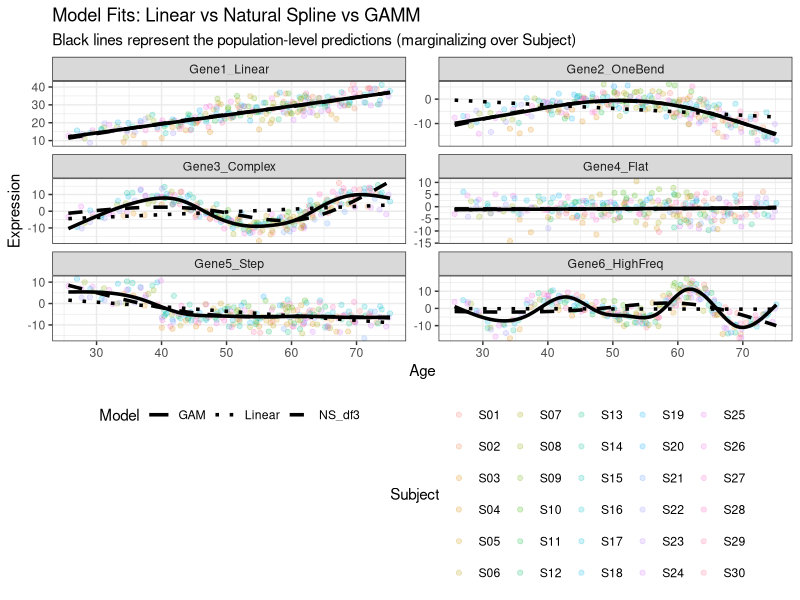
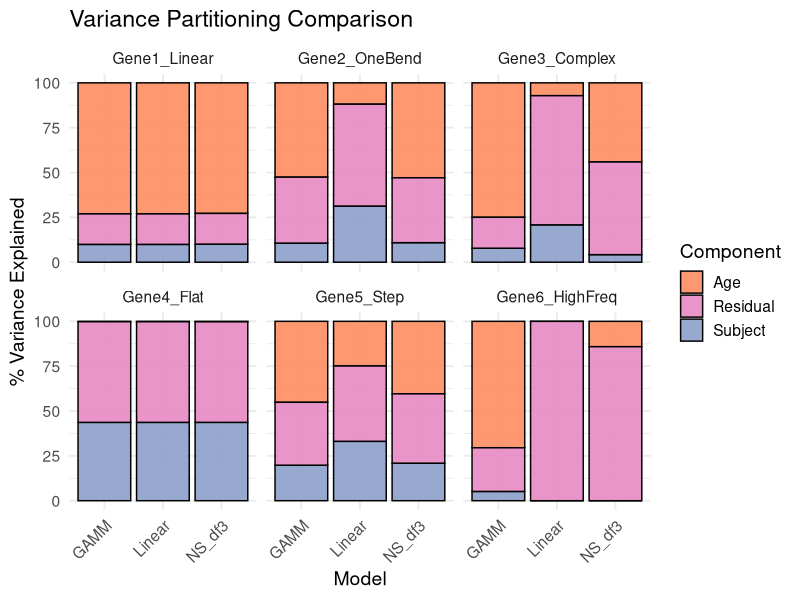

The R script that drew these images, in order:
## ---- chunk 1
library(lme4)
library(lmerTest)
library(gamm4)
library(splines)
library(ggplot2)
library(dplyr)
library(tidyr)
library(patchwork)
library(knitr)

set.seed(42)
## ---- chunk 2
n_subj <- 30
n_timepoints <- 8

subjects <- data.frame(
    Subject = factor(paste0("S", sprintf("%02d", 1:n_subj))),
    Start_Age = runif(n_subj, 20, 60),
    Subj_Eff = rnorm(n_subj, 0, 2)
)

df <- expand.grid(Subject = subjects$Subject, Timepoint = 1:n_timepoints)
df <- left_join(df, subjects, by = "Subject")
df$Age <- df$Start_Age + (df$Timepoint * 2) + rnorm(nrow(df), 0, 0.5)

# Gene 1: Strictly Linear
df$Gene1_Linear <- 0.5 * df$Age + df$Subj_Eff + rnorm(nrow(df), 0, 3)

# Gene 2: One Bend (Inverted U-shape)
df$Gene2_OneBend <- -0.02 * (df$Age - 50)^2 + df$Subj_Eff + rnorm(nrow(df), 0, 3)

# Gene 3: Highly Non-linear (Sine wave)
df$Gene3_Complex <- 10 * sin(df$Age / 5) + df$Subj_Eff + rnorm(nrow(df), 0, 3)

# Gene 4: Flat (Null - no age effect)
df$Gene4_Flat <- 0 * df$Age + df$Subj_Eff + rnorm(nrow(df), 0, 3)

# Gene 5: Sharp Step (e.g. sudden drop at age 40)
df$Gene5_Step <- ifelse(df$Age > 40, -5, 5) + df$Subj_Eff + rnorm(nrow(df), 0, 3)

# Gene 6: High Frequency (Multiple bends, underfit by df=3)
df$Gene6_HighFreq <- 8 * sin(df$Age / 3) + 4 * cos(df$Age / 2) + df$Subj_Eff + rnorm(nrow(df), 0, 3)

df_long <- pivot_longer(df, cols = starts_with("Gene"), names_to = "Gene", values_to = "Expression")
## ---- chunk 3
genes <- c("Gene1_Linear", "Gene2_OneBend", "Gene3_Complex", "Gene4_Flat", "Gene5_Step", "Gene6_HighFreq")
test_results <- list()
plot_data <- list()
models_cache <- list() # Save models for variance partitioning

# Create a dense grid of Age for smooth prediction lines (ignoring Subject variation)
grid <- data.frame(Age = seq(min(df$Age), max(df$Age), length.out = 200))

for (g in genes) {
    # Formulas
    f_null <- as.formula(paste(g, "~ 1 + (1|Subject)"))
    f_lin <- as.formula(paste(g, "~ Age + (1|Subject)"))
    f_ns <- as.formula(paste(g, "~ ns(Age, df=3) + (1|Subject)"))
    f_gam <- as.formula(paste(g, "~ s(Age, bs='cr')"))

    # Fits (Using REML=FALSE for valid Likelihood Ratio Tests of fixed effects)
    fit_null <- lmer(f_null, data = df, REML = FALSE)
    fit_lin <- lmer(f_lin, data = df, REML = FALSE)
    fit_ns <- lmer(f_ns, data = df, REML = FALSE)
    fit_gam <- gamm4(f_gam, random = ~ (1 | Subject), data = df, REML = FALSE)

    models_cache[[g]] <- list(lin = fit_lin, ns = fit_ns, gam = fit_gam)

    # Hypothesis Tests
    pval_lin <- anova(fit_null, fit_lin)$`Pr(>Chisq)`[2]
    pval_ns <- anova(fit_null, fit_ns)$`Pr(>Chisq)`[2]
    pval_gam <- summary(fit_gam$gam)$s.table["s(Age)", "p-value"]

    test_results[[g]] <- data.frame(
        Gene = g,
        Pval_Linear = pval_lin,
        Pval_NS_df3 = pval_ns,
        Pval_GAM = pval_gam
    )

    # Predictions for plotting (marginalizing over Subject, setting random effect to 0)
    grid$Pred_Linear <- predict(fit_lin, newdata = grid, re.form = NA)
    grid$Pred_NS_df3 <- predict(fit_ns, newdata = grid, re.form = NA)
    grid$Pred_GAM <- predict(fit_gam$gam, newdata = grid)

    grid_long <- pivot_longer(grid, cols = starts_with("Pred"), names_to = "Model", values_to = "Prediction")
    grid_long$Model <- gsub("Pred_", "", grid_long$Model)
    grid_long$Gene <- g

    plot_data[[g]] <- grid_long
}

df_results <- bind_rows(test_results)
df_plot <- bind_rows(plot_data)
## ---- chunk 4
ggplot() +
    # Raw data
    geom_point(data = df_long, aes(x = Age, y = Expression, color = Subject), alpha = 0.2) +
    # Fitted lines
    geom_line(data = df_plot, aes(x = Age, y = Prediction, linetype = Model), linewidth = 1.2, color = "black") +
    facet_wrap(~Gene, scales = "free_y", ncol = 2) +
    theme_bw() +
    theme(legend.position = "bottom") +
    labs(
        title = "Model Fits: Linear vs Natural Spline vs GAMM",
        subtitle = "Black lines represent the population-level predictions (marginalizing over Subject)",
        y = "Expression"
    ) +
    scale_linetype_manual(values = c("Linear" = "dotted", "NS_df3" = "dashed", "GAM" = "solid"))
## ---- chunk 5
kable(df_results,
    digits = 5, format.args = list(scientific = TRUE),
    caption = "P-values: Significance of Age Effect"
)
## ---- chunk 6
calc_vp <- function(model, model_type = "lmer") {
    if (model_type == "lmer") {
        # Extract fixed effects variance
        X <- getME(model, "X")
        beta <- fixef(model)
        # Remove intercept
        non_int <- colnames(X) != "(Intercept)"
        X_fixed <- X[, non_int, drop = FALSE]
        beta_fixed <- beta[non_int]

        # Calculate realized prediction variance for fixed effects (Age)
        pred_fixed <- as.numeric(X_fixed %*% beta_fixed)
        var_age <- var(pred_fixed)
        if (is.na(var_age)) var_age <- 0

        # Extract random effects variance (Subject)
        Z <- getME(model, "Z")
        b <- getME(model, "b")
        pred_subj <- as.numeric(Z %*% b)
        var_subj <- var(pred_subj)

        var_resid <- sigma(model)^2

        total <- var_age + var_subj + var_resid
        return(data.frame(Age = var_age / total * 100, Subject = var_subj / total * 100, Residual = var_resid / total * 100))
    } else if (model_type == "gamm") {
        mer_obj <- model$mer
        # Fixed effects (linear part of spline)
        X <- getME(mer_obj, "X")
        beta <- fixef(mer_obj)

        spline_fixed_name <- "Xs(Age)Fx1"

        if (spline_fixed_name %in% colnames(X)) {
            pred_lin <- as.numeric(X[, spline_fixed_name, drop = FALSE] %*% beta[spline_fixed_name])
        } else {
            pred_lin <- rep(0, nrow(X))
        }

        # Random effects (Subject and non-linear spline)
        Z <- getME(mer_obj, "Z")
        b <- getME(mer_obj, "b")
        gp <- getME(mer_obj, "Gp")
        names_re <- names(ranef(mer_obj))

        pred_nonlin <- rep(0, nrow(Z))
        var_subj <- 0

        for (i in seq_along(names_re)) {
            start <- gp[i] + 1
            end <- gp[i + 1]
            Z_grp <- Z[, start:end, drop = FALSE]
            b_grp <- b[start:end]
            pred_grp <- as.numeric(Z_grp %*% b_grp)

            if (names_re[i] == "Xr") {
                pred_nonlin <- pred_grp
            } else if (names_re[i] == "Subject") {
                var_subj <- var(pred_grp)
            }
        }

        # Correct calculation: Combine linear and non-linear predictions before variance
        pred_age_total <- pred_lin + pred_nonlin
        var_age <- var(pred_age_total)

        var_resid <- sigma(mer_obj)^2
        total <- var_age + var_subj + var_resid
        return(data.frame(Age = var_age / total * 100, Subject = var_subj / total * 100, Residual = var_resid / total * 100))
    }
}

vp_results <- list()
for (g in genes) {
    mods <- models_cache[[g]]

    vp_lin <- calc_vp(mods$lin, "lmer") %>% mutate(Model = "Linear", Gene = g)
    vp_ns <- calc_vp(mods$ns, "lmer") %>% mutate(Model = "NS_df3", Gene = g)
    vp_gam <- calc_vp(mods$gam, "gamm") %>% mutate(Model = "GAMM", Gene = g)

    vp_results[[g]] <- bind_rows(vp_lin, vp_ns, vp_gam)
}

df_vp <- bind_rows(vp_results) %>%
    pivot_longer(cols = c("Age", "Subject", "Residual"), names_to = "Component", values_to = "Pct_Explained")

# Plot Variance Partitioning
ggplot(df_vp, aes(x = Model, y = Pct_Explained, fill = Component)) +
    geom_bar(stat = "identity", position = "stack", color = "black", alpha = 0.9) +
    facet_wrap(~Gene, ncol = 3) +
    scale_fill_manual(values = c("Age" = "#fc8d62", "Subject" = "#8da0cb", "Residual" = "#e78ac3")) +
    theme_minimal(base_size = 14) +
    theme(axis.text.x = element_text(angle = 45, hjust = 1)) +
    labs(title = "Variance Partitioning Comparison", y = "% Variance Explained")
